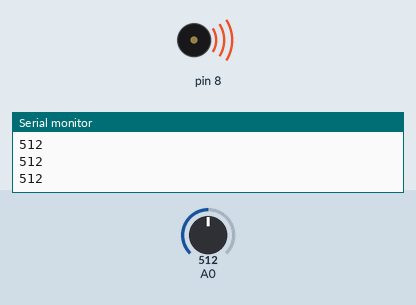
Recording of a sketch running on a simulated Arduino Uno, built with avr-gcc and run on an emulated ATmega328P. On the bench: buzzer (waves = sounding), the last lines printed to the serial monitor. The test bench sets the inputs (shaded band); at power-on: A0 = 512.

Above: at 1.2 s.
1.3 s: A0 set to 494
At 1.6 s:
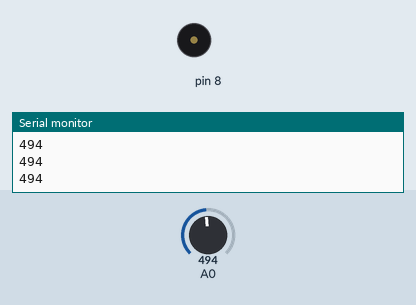
2.8 s: A0 set to 511
At 4.0 s:
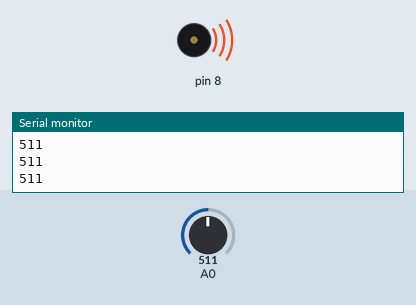
4.3 s: A0 set to 495
At 5.1 s:
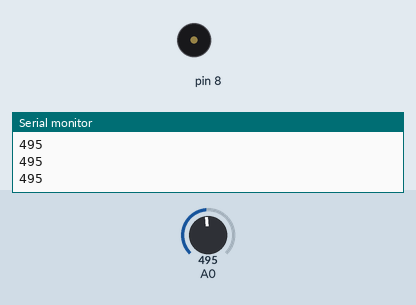
Timing chart, 0 to 7.3 s (numbered marks = the images above; inputs shaded):
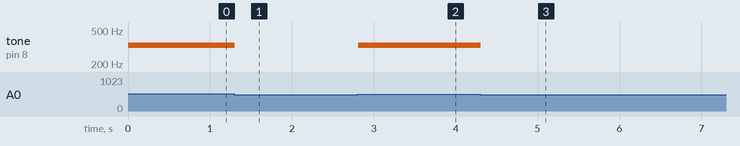

The sketch:

Keyboard.ino
```cpp
int notes[] = {262,294,330,349};    //Frequenzen für die verschiedenen Töne

void setup() {
  Serial.begin(9600);
}

void loop() {
  int keyVal = analogRead(A0);    //Je nachdem, welche Taste gedrückt wird, strömt ein anderer Strom in A0 ein, was dann für die if-Abfrage genutzt wird
  Serial.println(keyVal);
  if(keyVal <= 1023 && keyVal >= 1011){
    tone(8, notes[0]);
    }
  else if(keyVal >= 516 && keyVal <= 700){
    tone(8, notes[1]);
    }
  else if(keyVal >= 505 && keyVal <= 515){
    tone(8, notes[2]);
    }
  else if(keyVal >= 5 && keyVal <= 10){
    tone(8, notes[3]);
    }
  else{
    noTone(8);
    }
}
```

Measured:
- the behaviour switches between 505 and 504 on A0 (found by bisection; images 0 and 1)
- after the input at 1.3 s, tone on pin 8: 330 Hz → silent at once
- after the input at 2.8 s, tone on pin 8: silent → 330 Hz at once
- after the input at 4.3 s, tone on pin 8: 330 Hz → silent at once
